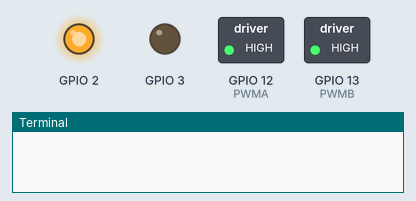
Bench run of a program on a simulated Raspberry Pi (BCM pin numbers). Shown: switched loads named in the program (green lamp = pin HIGH), output pins drawn as LEDs (lit = HIGH), the last lines printed to the terminal. At 10.0 s the program stops and its outputs stay as they are.

Above: at 0.1 s.
At 5.1 s:
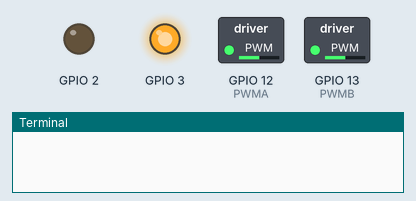
At 10.1 s:
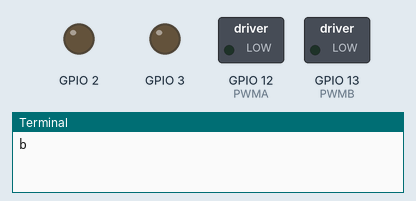
Timing chart, 0 to 11.5 s (numbered marks = the images above):
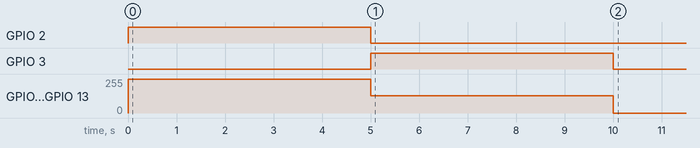

Measured:
- by itself, GPIO 2: LOW → HIGH at 0.00 s, → LOW 5.0 s later
- by itself, GPIO 3: LOW → HIGH at 5.0 s, → LOW 5.0 s later
- by itself, GPIO 12 (PWMA), GPIO 13 (PWMB): 0/255 → 255/255 at 0.00 s, → 128/255 5.0 s later, → 0/255 5.0 s later

The program:

BTS7960.py
```python
import RPi.GPIO as GPIO
from time import sleep
GPIO.setmode(GPIO.BCM)

#control sorat A , B
GPIO.setup(12,GPIO.OUT)     # ENB
GPIO.setup(13,GPIO.OUT)     # ENA

#motorA Control jahat
GPIO.setup(2,GPIO.OUT)      # IN1
GPIO.setup(3,GPIO.OUT)      # IN2

#motorB Control jahat
#GPIO.setup(17,GPIO.OUT)     # IN3
#GPIO.setup(27,GPIO.OUT)     # IN4

PWMA = GPIO.PWM(12,100) #motorA
PWMB = GPIO.PWM(13,100) #motorA

#sorat kam
def ls():
    PWMA.start(50)
    PWMB.start(50)
    return
#sorat ziad
def hs():
    PWMA.start(100)
    PWMB.start(100)
    return
# harekat jolo
def hj():
    hs()
    GPIO.output(2,1)
#    GPIO.output(17,1)
    GPIO.output(3,0)
#    GPIO.output(27,0)
    #sleep (10)
# harekat aghab
def ha():
    ls()
    GPIO.output(2,0)
#    GPIO.output(17,0)
    GPIO.output(3,1)
#    GPIO.output(27,1)
    #sleep (5)
def stop():
    GPIO.output(2,0)
#    GPIO.output(17,0)
    GPIO.output(3,0)
#    GPIO.output(27,0)

#def ch1():
#    ls()
#    GPIO.output(2,1)
#    GPIO.output(17,0)
#    GPIO.output(3,0)
#    GPIO.output(27,1)

#def ch2():
#    ls()
#    GPIO.output(2,0)
#    GPIO.output(17,1)
#    GPIO.output(3,1)
#    GPIO.output(27,0)
    #sleep(10)

hj()
sleep (5)
ha()
sleep(5)
#ch1()
#sleep(2)
#ch2()
#sleep(2)
GPIO.cleanup()
print ("b")
```
